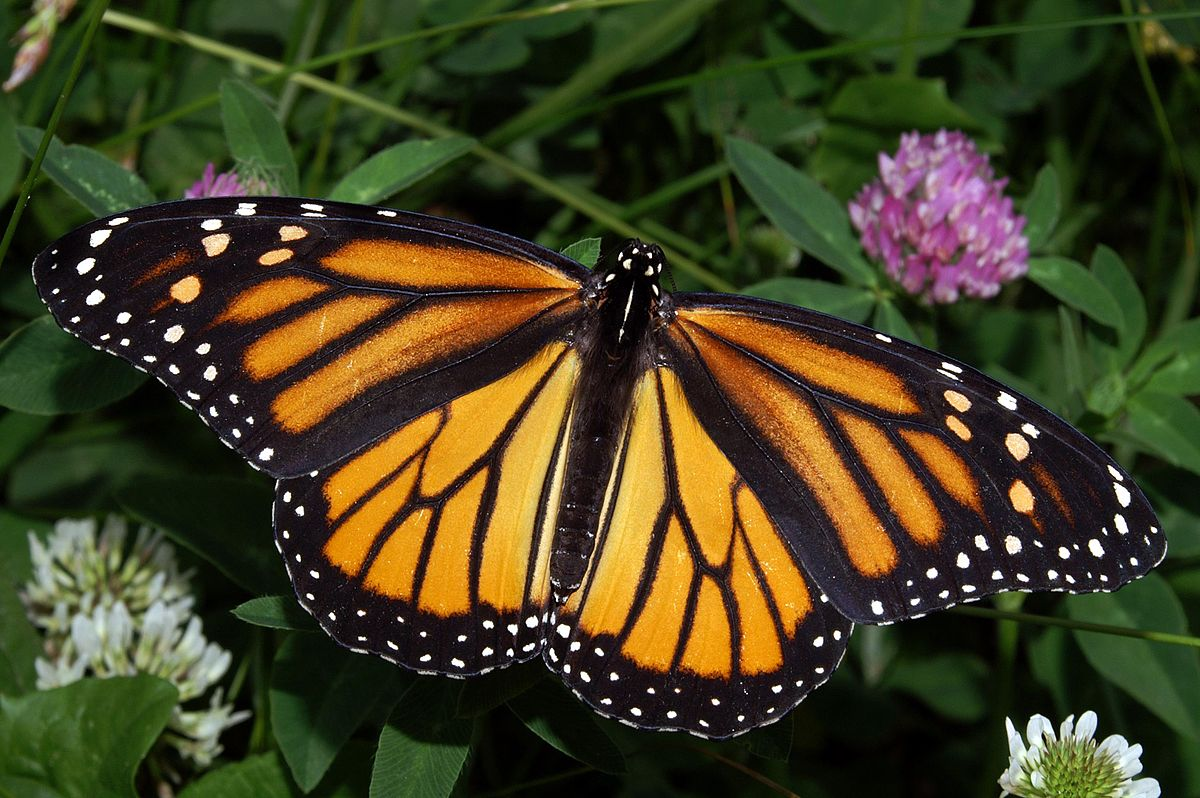
#> input picture Laplacian/monarch.jpg, 1200 x 798 px
$ python laplacian.py --image monarch.jpg
#> lines starting #> are read from the running program, lines starting #| are printed output that depends on the picture
from skimage.exposure import rescale_intensity
import numpy as np
import argparse
import cv2

def convolve(image, kernel):
	(iH, iW) = image.shape[:2]
	(kH, kW) = kernel.shape[:2]
	pad = (kW - 1) // 2
	image = cv2.copyMakeBorder(image, pad, pad, pad, pad,
		cv2.BORDER_REPLICATE)
	output = np.zeros((iH, iW), dtype="float32")
	for y in np.arange(pad, iH + pad):
		for x in np.arange(pad, iW + pad):
			roi = image[y - pad:y + pad + 1, x - pad:x + pad + 1]
			k = (roi * kernel).sum()
			output[y - pad, x - pad] = k

	output = rescale_intensity(output, in_range=(0, 255))
	output = (output * 255).astype("uint8")
	return output

ap = argparse.ArgumentParser()
ap.add_argument("-i", "--image", required=True,
	help="path to the input image")
args = vars(ap.parse_args())

laplacian = np.array((
	[0, 1, 0],
	[1, -4, 1],
	[0, 1, 0]), dtype="int")


kernelBank = (
	("laplacian", laplacian),
)


image = cv2.imread(args["image"])
#> image is the input picture: shape (798, 1200, 3); mean B, G, R 33.1, 63.3, 66.7
gray = cv2.cvtColor(image, cv2.COLOR_BGR2GRAY)
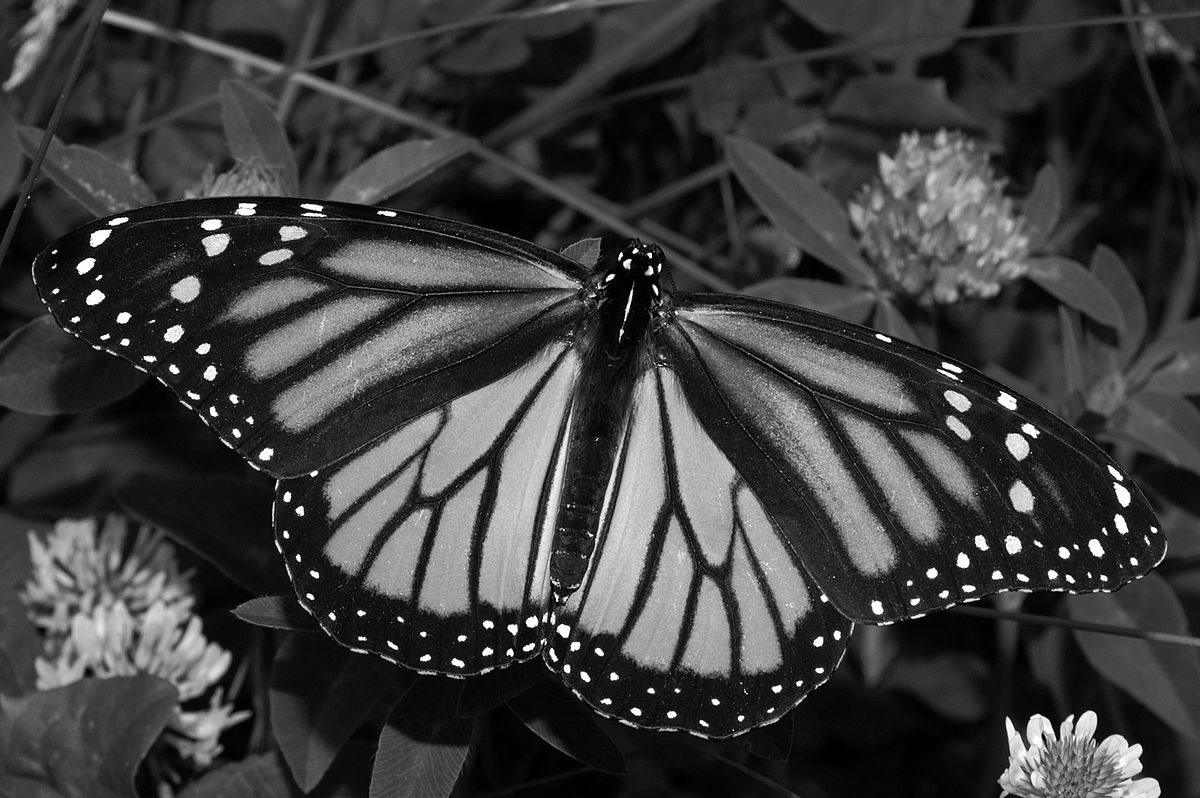
#> gray: shape (798, 1200); min 0, max 255, mean 60.9
cv2.imwrite("original.jpg",gray)

for (kernelName, kernel) in kernelBank:
	print("[INFO] applying {} kernel".format(kernelName))
	convoleOutput = convolve(gray, kernel)
	opencvOutput = cv2.filter2D(gray, -1, kernel)
	cv2.imshow("original", gray)
	cv2.imshow("{} - convole".format(kernelName), convoleOutput)
	cv2.imshow("{} - opencv".format(kernelName), opencvOutput)
	cv2.imwrite("laplacian.jpg", convoleOutput)
	cv2.waitKey(0)
	cv2.destroyAllWindows()
#> this loop made 1 pass
#> pass 1, `convoleOutput = convolve(gray, kernel)`:
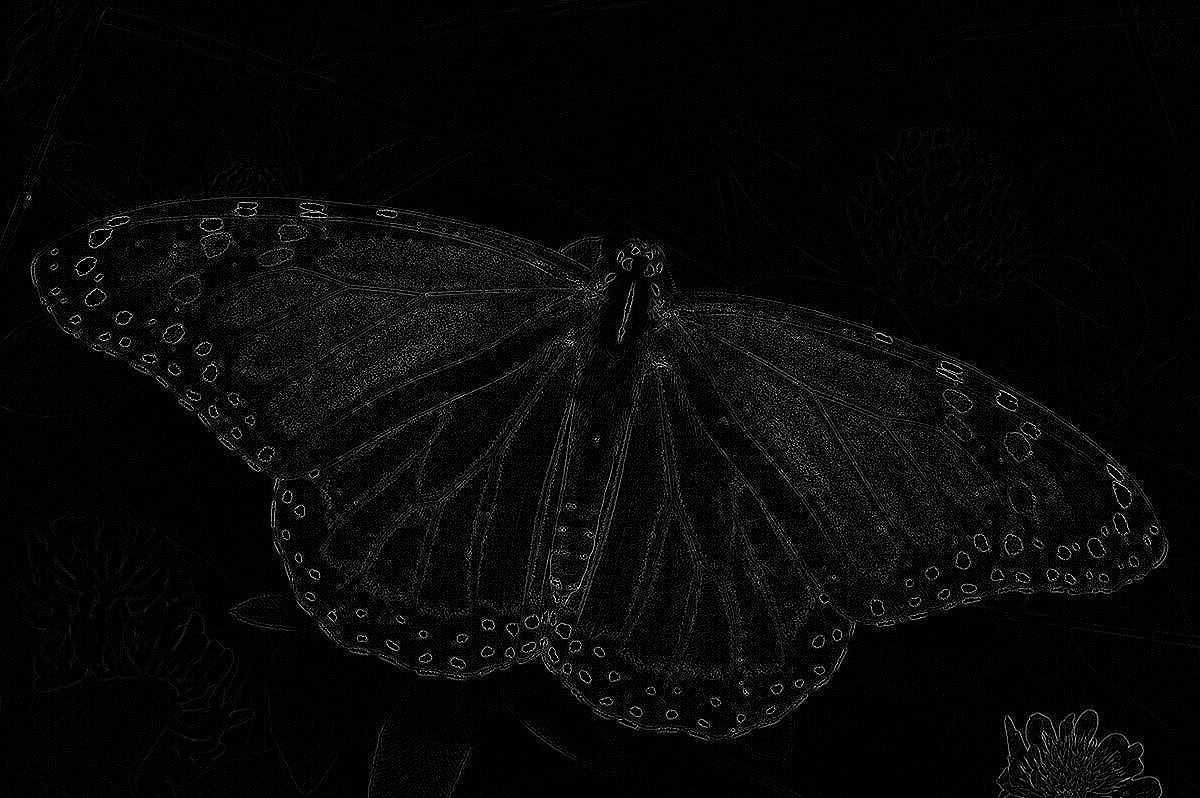
#> convoleOutput: shape (798, 1200); min 0, max 255, mean 7.8
